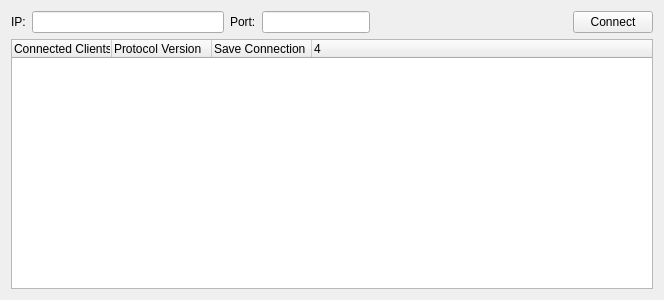
<?xml version="1.0" encoding="UTF-8"?>
<ui version="4.0">
 <class>OpenRGBClientInfoPageUi</class>
 <widget class="QFrame" name="OpenRGBClientInfoPageUi">
  <property name="geometry">
   <rect>
    <x>0</x>
    <y>0</y>
    <width>664</width>
    <height>300</height>
   </rect>
  </property>
  <property name="windowTitle">
   <string>Client Info Page</string>
  </property>
  <layout class="QGridLayout" name="gridLayout">
   <item row="0" column="6">
    <widget class="QLineEdit" name="ClientPortValue">
     <property name="sizePolicy">
      <sizepolicy hsizetype="Fixed" vsizetype="Fixed">
       <horstretch>0</horstretch>
       <verstretch>0</verstretch>
      </sizepolicy>
     </property>
    </widget>
   </item>
   <item row="0" column="5">
    <widget class="QLabel" name="ClientPortLabel">
     <property name="text">
      <string>Port:</string>
     </property>
    </widget>
   </item>
   <item row="0" column="7">
    <spacer name="horizontalSpacer">
     <property name="orientation">
      <enum>Qt::Horizontal</enum>
     </property>
     <property name="sizeHint" stdset="0">
      <size>
       <width>40</width>
       <height>20</height>
      </size>
     </property>
    </spacer>
   </item>
   <item row="0" column="8">
    <widget class="QPushButton" name="ClientConnectButton">
     <property name="text">
      <string>Connect</string>
     </property>
    </widget>
   </item>
   <item row="0" column="4">
    <widget class="QLineEdit" name="ClientIPValue"/>
   </item>
   <item row="0" column="3">
    <widget class="QLabel" name="ClientIPLabel">
     <property name="text">
      <string>IP:</string>
     </property>
    </widget>
   </item>
   <item row="1" column="3" colspan="6">
    <widget class="QTreeWidget" name="ClientTree">
     <property name="columnCount">
      <number>4</number>
     </property>
     <column>
      <property name="text">
       <string>Connected Clients</string>
      </property>
     </column>
     <column>
      <property name="text">
       <string>Protocol Version</string>
      </property>
     </column>
     <column>
      <property name="text">
       <string>Save Connection</string>
      </property>
     </column>
     <column>
      <property name="text">
       <string/>
      </property>
     </column>
    </widget>
   </item>
  </layout>
 </widget>
 <tabstops>
  <tabstop>ClientIPValue</tabstop>
  <tabstop>ClientPortValue</tabstop>
  <tabstop>ClientConnectButton</tabstop>
  <tabstop>ClientTree</tabstop>
 </tabstops>
 <resources/>
 <connections/>
</ui>
